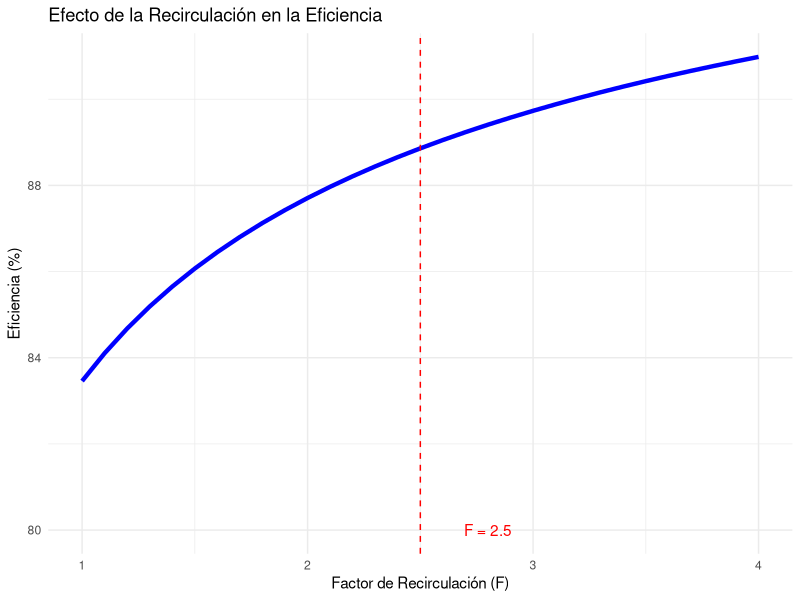

Recreate this plot in R.
# -----------------------------------------------------------
# Autor: José Juan Torres Martínez  
# Doctorado en Ciencias en Bioprocesos  
# Laboratorio de Biotecnología Molecular de Células Vegetales y Bioinformática  
# -----------------------------------------------------------

# Tema: Cálculo de eficiencia en filtro percolador usando ecuaciones NRC  
# Objetivo: Determinar la DBO5 del efluente para un filtro de baja carga  

# -----------------------------------------------------------
# DATOS DE ENTRADA
# -----------------------------------------------------------
Q <- 2000                # Caudal (m³/día)
V <- 1500                # Volumen de relleno (m³)
S0 <- 150                # DBO5 influente (mg/L)
F <- 2.5                 # Factor de recirculación

# Convertir unidades
S0_kg_m3 <- S0 / 1000    # Convertir mg/L a kg/m³

# -----------------------------------------------------------
# CÁLCULOS SEGÚN MODELO NRC
# -----------------------------------------------------------

# 1. Cálculo de la carga orgánica volumétrica (Lv) - Ecuación 7.2
Lv <- (Q * S0_kg_m3) / V  # kg DBO5/(m³·día)

# 2. Cálculo de la eficiencia (E) - Ecuación 7.3
E <- 1 / (1 + 0.4432 * sqrt(Lv / F))

# 3. Cálculo de la DBO5 en el efluente
Se <- (1 - E) * S0        # mg/L

# -----------------------------------------------------------
# PRESENTACIÓN DE RESULTADOS
# -----------------------------------------------------------
cat("\n----------------------------------------\n")
cat("FILTRO PERCOLADOR (NRC)\n")
cat("----------------------------------------\n")

cat("\n1. PARÁMETROS DE ENTRADA:\n")
cat(" - Caudal (Q):", Q, "m³/día\n")
cat(" - Volumen relleno (V):", V, "m³\n")
cat(" - DBO5 influente (S0):", S0, "mg/L\n")
cat(" - Factor recirculación (F):", F, "\n")

cat("\n2. CÁLCULOS INTERMEDIOS:\n")
cat(" - Carga orgánica volumétrica (Lv):", round(Lv, 3), "kg DBO5/(m³·día)\n")

cat("\n3. RESULTADOS FINALES:\n")
cat(" - Eficiencia del filtro (E):", round(E*100, 1), "%\n")
cat(" - DBO5 efluente (Se):", round(Se, 1), "mg/L\n")

cat("\n----------------------------------------\n")
cat(" VERIFICACIÓN CON SOLUCIÓN PROPORCIONADA\n")
cat("----------------------------------------\n")
cat(" - Carga orgánica calculada:", round(Lv, 2), "kg/m³·d (debe ser 0.20)\n")
cat(" - Eficiencia calculada:", round(E*100, 1), "% (debe ser 88.9%)\n")
cat(" - DBO5 efluente calculada:", round(Se, 1), "mg/L (debe ser 16.6 mg/L)\n")

# -----------------------------------------------------------
# GRÁFICO DE SENSIBILIDAD
# -----------------------------------------------------------
library(ggplot2)

# Crear datos para gráfico de sensibilidad
F_range <- seq(1, 4, by = 0.1)
E_range <- 1 / (1 + 0.4432 * sqrt(Lv / F_range))

df <- data.frame(Recirculacion = F_range, Eficiencia = E_range*100)

g <- ggplot(df, aes(x = Recirculacion, y = Eficiencia)) +
  geom_line(color = "blue", linewidth = 1.5) +
  geom_vline(xintercept = F, linetype = "dashed", color = "red") +
  annotate("text", x = F + 0.3, y = 80, 
           label = paste("F =", F), color = "red") +
  labs(title = "Efecto de la Recirculación en la Eficiencia",
       x = "Factor de Recirculación (F)",
       y = "Eficiencia (%)") +
  theme_minimal()

print(g)

